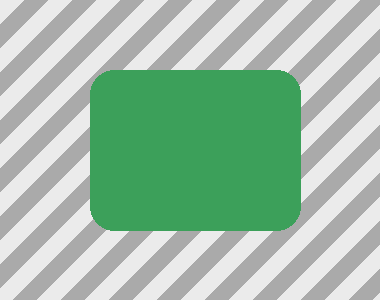
#> input picture libreyolo_2/tests/fixtures/matte8/images/box_checker.png, 380 x 300 px; its folder holds only this picture in this run
$ python dataset_analyzer.py --root libreyolo_2/tests/fixtures/matte8/images   (older library calls are emulated)
#> lines starting #> are read from the running program, lines starting #| are printed output that depends on the picture
#!/usr/bin/env python3
"""
Dataset Analyzer
================

Deep recursive object-detection dataset analyzer.

Supported annotation formats:
- Client nested JSON:
    {
      "file_name": "image.jpg",
      "dimensions": [HEIGHT, WIDTH],
      "data": {
        "ball": [
          {"entire": {"rect": [X1, Y1, X2, Y2]}}
        ]
      }
    }
- Generic JSON bbox annotations
- YOLO TXT
- COCO JSON

Client nested JSON coordinates are interpreted exactly as:
    rect = [x1, y1, x2, y2]
and:
    dimensions = [height, width]

No coordinate conversion is applied to that client format.

Outputs:
- dataset_summary.xlsx
- image_statistics.csv
- bbox_statistics.csv
- folder_statistics.csv
- duplicate_images.csv
- invalid_annotations.csv
- resize_impact_<N>px.csv
- blurry_images.csv
- report.html
- plots/*.png

Example:
    python dataset_analyzer.py --root /path/to/dataset --out ./analysis
"""

import argparse
import gc
import json
import pickle
import sys
import traceback
from collections import defaultdict
from dataclasses import dataclass
from datetime import datetime
from pathlib import Path

import cv2
import numpy as np
import pandas as pd
from PIL import Image, ImageOps

Image.MAX_IMAGE_PIXELS = None

IMAGE_EXTS = {
    ".jpg", ".jpeg", ".png", ".bmp",
    ".tif", ".tiff", ".webp"
}

UNSUPPORTED_EXT_WARN = {
    ".jfif", ".heic", ".avif", ".gif", ".psd"
}

SIZE_BUCKETS = [
    ("Tiny", 0.0, 0.002),
    ("Small", 0.002, 0.01),
    ("Medium", 0.01, 0.05),
    ("Large", 0.05, 1.01),
]

BRIGHTNESS_BUCKETS = [
    ("Very Dark", 0, 50),
    ("Dark", 50, 100),
    ("Normal", 100, 180),
    ("Bright", 180, 256),
]

BLUR_BUCKETS = [
    ("Very Blurry", 0, 30),
    ("Blurry", 30, 80),
    ("Acceptable", 80, 150),
    ("Sharp", 150, float("inf")),
]

EDGE_TOUCH_MARGIN_PX = 2


try:
    from tqdm import tqdm
except ImportError:
    def tqdm(iterable, **kwargs):
        return iterable


try:
    from skimage.measure import shannon_entropy as sk_entropy
except ImportError:
    sk_entropy = None


def bucket_for(value, buckets):
    for name, lo, hi in buckets:
        if lo <= value < hi:
            return name
    return buckets[-1][0]


def safe_relpath(path, root):
    try:
        return str(path.relative_to(root))
    except ValueError:
        return str(path)


def custom_dhash(gray_small):
    diff = gray_small[:, 1:] > gray_small[:, :-1]
    h = 0
    for value in diff.flatten():
        h = (h << 1) | int(value)
    return h


def custom_phash(gray32):
    dct = cv2.dct(np.float32(gray32))
    dct_low = dct[:8, :8]
    med = np.median(dct_low[1:, 1:])
    bits = dct_low > med
    h = 0
    for value in bits.flatten():
        h = (h << 1) | int(value)
    return h


def hamming(a, b):
    return bin(a ^ b).count("1")


def compute_entropy(gray):
    if sk_entropy is not None:
        try:
            return float(sk_entropy(gray))
        except Exception:
            pass

    hist, _ = np.histogram(
        gray,
        bins=256,
        range=(0, 256)
    )

    prob = hist / max(hist.sum(), 1)
    prob = prob[prob > 0]

    return float(-np.sum(prob * np.log2(prob)))


def compute_image_hashes(gray):
    small_d = cv2.resize(
        gray, (9, 8), interpolation=cv2.INTER_AREA
    )
    small_p = cv2.resize(
        gray, (32, 32), interpolation=cv2.INTER_AREA
    )
    return custom_dhash(small_d), custom_phash(small_p)


def analyze_image_pixels(img_bgr):
    gray = cv2.cvtColor(img_bgr, cv2.COLOR_BGR2GRAY)
    hsv = cv2.cvtColor(img_bgr, cv2.COLOR_BGR2HSV)

    b, g, r = cv2.split(img_bgr.astype(np.float64))

    brightness = float(gray.mean())
    contrast = float(gray.std())

    blur_score = float(
        cv2.Laplacian(gray, cv2.CV_64F).var()
    )

    saturation = float(hsv[:, :, 1].mean())
    entropy = compute_entropy(gray)
    dhash_value, phash_value = compute_image_hashes(gray)

    dark_frac = float((gray < 30).mean())
    bright_frac = float((gray > 225).mean())

    if bright_frac > 0.35:
        exposure = "Overexposed"
    elif dark_frac > 0.35:
        exposure = "Underexposed"
    else:
        exposure = "Normal"

    return {
        "mean_r": float(r.mean()),
        "mean_g": float(g.mean()),
        "mean_b": float(b.mean()),
        "std_r": float(r.std()),
        "std_g": float(g.std()),
        "std_b": float(b.std()),
        "brightness": brightness,
        "brightness_bucket": bucket_for(
            brightness, BRIGHTNESS_BUCKETS
        ),
        "contrast": contrast,
        "blur_score": blur_score,
        "blur_bucket": bucket_for(
            blur_score, BLUR_BUCKETS
        ),
        "saturation": saturation,
        "entropy": entropy,
        "exposure": exposure,
        "dhash": dhash_value,
        "phash": phash_value,
    }


# [110 lines left out: functions _find_rects_in_obj, parse_nested_data_json_label, not called in this run]


BBOX_KEY_SETS = [
    ("xmin", "ymin", "xmax", "ymax"),
    ("x1", "y1", "x2", "y2"),
    ("x_min", "y_min", "x_max", "y_max"),
    ("x", "y", "width", "height"),
    ("x", "y", "w", "h"),
    ("left", "top", "right", "bottom"),
]

CLASS_KEYS = [
    "class",
    "class_name",
    "label",
    "category",
    "name",
    "category_name",
    "cls",
]

OBJECT_LIST_KEYS = [
    "objects",
    "annotations",
    "shapes",
    "boxes",
    "labels",
    "bboxes",
    "detections",
]


# [211 lines left out: functions _extract_bbox_from_dict, _resolve_xyxy, parse_generic_json_label, parse_yolo_label, load_coco_json, not called in this run]


def compute_letterbox_transform(img_w, img_h, target_size):
    if not img_w or not img_h:
        return 1.0, 0.0, 0.0, target_size, target_size

    scale = min(
        target_size / img_w,
        target_size / img_h
    )

    content_w = img_w * scale
    content_h = img_h * scale

    pad_left = (target_size - content_w) / 2
    pad_top = (target_size - content_h) / 2

    return scale, pad_left, pad_top, content_w, content_h


# [118 lines left out: function compute_bbox_metrics, not called in this run]


def detect_top_folder_format(folder):
    json_files = list(folder.rglob("*.json"))

    img_files = [
        p for p in folder.rglob("*")
        if p.is_file() and p.suffix.lower() in IMAGE_EXTS
    ]

    img_stems = {p.stem for p in img_files}

    for jf in json_files:
        try:
            with open(jf, "r", encoding="utf-8") as f:
                head = f.read(4096)

            if (
                '"images"' in head
                and '"annotations"' in head
                and '"categories"' in head
            ):
                return "coco", jf
        except Exception:
            continue

    for jf in json_files:
        if jf.stem not in img_stems:
            continue

        try:
            with open(jf, "r", encoding="utf-8") as f:
                data = json.load(f)

            if (
                isinstance(data, dict)
                and isinstance(data.get("data"), dict)
            ):
                return "json_nested", None
        except Exception:
            continue

    txt_files = list(folder.rglob("*.txt"))

    if txt_files and img_files:
        txt_stems = {
            p.stem for p in txt_files
            if p.name.lower() not in {
                "classes.txt", "data.yaml"
            }
        }

        if img_stems & txt_stems:
            return "yolo", None

    json_stems = {p.stem for p in json_files}

    if img_stems & json_stems:
        return "json", None

    return "none", None


# [17 lines left out: function load_yolo_classnames, not called in this run]


@dataclass
class AnalyzerConfig:
    root: Path
    out_dir: Path
    hash_threshold: int = 5
    sample: int = 0
    make_plots: bool = True
    make_html: bool = True
    checkpoint: bool = True
    resume: bool = False
    target_size: int = 320
    tiny_px_threshold: float = 4.0


class DatasetAnalyzer:
    def __init__(self, cfg):
        self.cfg = cfg
        self.root = cfg.root

        self.image_rows = []
        self.bbox_rows = []
        self.folder_rows = []

        self.missing_labels = []
        self.missing_images = []
        self.invalid_json_rows = []
        self.duplicate_rows = []
        self.naming_issue_rows = []
        self.errors = []

        self._hash_index = {}
        self._name_index = defaultdict(list)
        self._done_relpaths = set()

        self._checkpoint_path = cfg.out_dir / "_checkpoint.pkl"

    def run(self):
        if self.cfg.resume:
            self._load_checkpoint()

        print(f"Scanning dataset root: {self.root}")

        top_folders = self.top_level_folders()

        if not top_folders:
            top_folders = [self.root]

        for folder in top_folders:
            self._process_top_folder(folder)

        self._cross_folder_duplicates()
        self._build_folder_aggregates()

        print(
            f"Done. Images analyzed: {len(self.image_rows)} | "
            f"Boxes: {len(self.bbox_rows)}"
        )

        if self._checkpoint_path.exists():
            try:
                self._checkpoint_path.unlink()
            except Exception:
                pass

    def top_level_folders(self):
        return sorted(
            p for p in self.root.iterdir() if p.is_dir()
        )

    def _save_checkpoint(self):
        try:
            self.cfg.out_dir.mkdir(
                parents=True,
                exist_ok=True
            )

            state = {
                "image_rows": self.image_rows,
                "bbox_rows": self.bbox_rows,
                "missing_labels": self.missing_labels,
                "missing_images": self.missing_images,
                "invalid_json_rows": self.invalid_json_rows,
                "naming_issue_rows": self.naming_issue_rows,
                "errors": self.errors,
                "hash_index": self._hash_index,
                "name_index": dict(self._name_index),
            }

            tmp = self._checkpoint_path.with_suffix(".tmp")

            with open(tmp, "wb") as f:
                pickle.dump(state, f)

            tmp.replace(self._checkpoint_path)
        except Exception as e:
            print(f"Checkpoint warning: {e}")

    # [43 lines left out: function _load_checkpoint, not called in this run]

    def _process_top_folder(self, folder):
        fmt, coco_path = detect_top_folder_format(folder)

        print(
            f"\nFolder: {folder.name} -> "
            f"annotation format: {fmt}"
        )

        coco_lookup = {}

        if fmt == "coco" and coco_path:
            try:
                coco_lookup, _ = load_coco_json(coco_path)
            except Exception as e:
                self.invalid_json_rows.append({
                    "file": str(coco_path),
                    "error": str(e)
                })

        yolo_classes = (
            load_yolo_classnames(folder)
            if fmt == "yolo"
            else None
        )

        label_index = None

        if fmt in {"json", "json_nested", "yolo"}:
            label_index = self._build_label_index(
                folder,
                ".txt" if fmt == "yolo" else ".json"
            )

        all_images = [
            p for p in folder.rglob("*")
            if p.is_file() and p.suffix.lower() in IMAGE_EXTS
        ]

        if self.cfg.sample:
            all_images = all_images[:self.cfg.sample]

        all_images = [
            p for p in all_images
            if safe_relpath(p, self.root)
            not in self._done_relpaths
        ]

        label_files_seen = set()

        iterator = tqdm(
            all_images,
            desc=folder.name,
            total=len(all_images)
        )

        for i, img_path in enumerate(iterator, start=1):
            self._process_one_image(
                img_path,
                folder,
                fmt,
                coco_lookup,
                yolo_classes,
                label_files_seen,
                label_index
            )
#> in _process_one_image, img_bgr is the input picture: shape (300, 380, 3); mean B, G, R 169.5, 190, 160.7

            if i % 100 == 0:
                gc.collect()

            if self.cfg.checkpoint and i % 250 == 0:
                self._save_checkpoint()

        if self.cfg.checkpoint:
            self._save_checkpoint()

        if fmt in {"json", "json_nested", "yolo"}:
            ext = (
                ".json"
                if fmt in {"json", "json_nested"}
                else ".txt"
            )

            all_labels = [
                p for p in folder.rglob(f"*{ext}")
                if p.name.lower() not in {
                    "classes.txt",
                    "obj.names",
                    "names.txt"
                }
            ]

            img_stems = {p.stem for p in all_images}

            for lp in all_labels:
                if lp.stem not in img_stems:
                    self.missing_images.append({
                        "label_file": safe_relpath(
                            lp, self.root
                        ),
                        "top_folder": folder.name,
                    })

        self._check_naming(all_images, folder)

    # [28 lines left out: function _build_label_index, not called in this run]

    def _process_one_image(
        self,
        img_path,
        top_folder,
        fmt,
        coco_lookup,
        yolo_classes,
        label_files_seen,
        label_index
    ):
        relpath = safe_relpath(img_path, self.root)
        subfolder = safe_relpath(img_path.parent, self.root)
        class_folder = img_path.parent.name

        try:
            img_bgr = cv2.imread(
                str(img_path),
                cv2.IMREAD_COLOR
            )

            if img_bgr is None:
                pil_img = Image.open(img_path)
                pil_img = ImageOps.exif_transpose(
                    pil_img
                ).convert("RGB")

                img_bgr = cv2.cvtColor(
                    np.array(pil_img),
                    cv2.COLOR_RGB2BGR
                )

            h, w = img_bgr.shape[:2]

            max_stat_side = 4000
            stat_img = img_bgr

            if max(h, w) > max_stat_side:
                scale = max_stat_side / max(h, w)
                stat_img = cv2.resize(
                    img_bgr,
                    (
                        max(1, int(w * scale)),
                        max(1, int(h * scale))
                    ),
                    interpolation=cv2.INTER_AREA
                )

        except Exception as e:
            self.errors.append({
                "file": relpath,
                "error": f"corrupt_or_unreadable: {e}"
            })

            self.image_rows.append({
                "relpath": relpath,
                "top_folder": top_folder.name,
                "subfolder": subfolder,
                "class_folder": class_folder,
                "corrupt": True,
                "width": None,
                "height": None,
                "n_objects": 0,
            })

            return

        try:
            pixel_stats = analyze_image_pixels(stat_img)
#> in analyze_image_pixels, `gray = cv2.cvtColor(img_bgr, cv2.COLOR_BGR2GRAY)`:
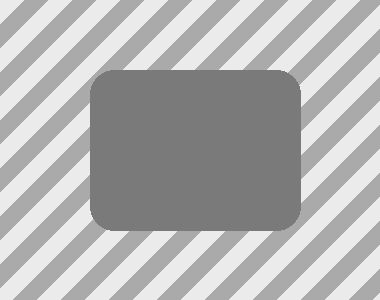
#> gray: shape (300, 380); min 122, max 235, mean 178.8
#> in analyze_image_pixels, `b, g, r = cv2.split(img_bgr.astype(np.float64))`:
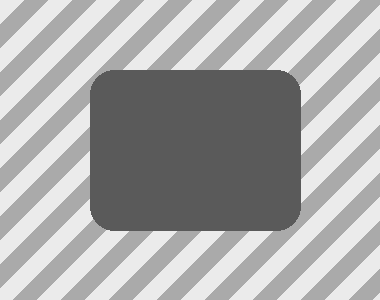
#> b: shape (300, 380) float64; min 90, max 235, mean 169.5
#> in analyze_image_pixels, `b, g, r = cv2.split(img_bgr.astype(np.float64))`:
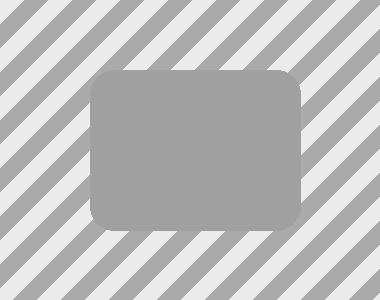
#> g: shape (300, 380) float64; min 160, max 235, mean 190
#> in analyze_image_pixels, `b, g, r = cv2.split(img_bgr.astype(np.float64))`:
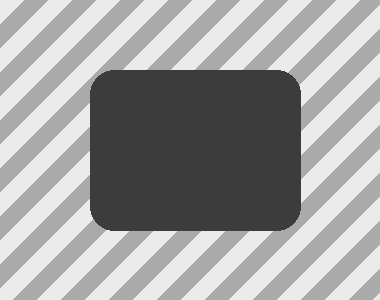
#> r: shape (300, 380) float64; min 60, max 235, mean 160.7
#> in analyze_image_pixels, `brightness = float(gray.mean())`: brightness = 178.8
#> in analyze_image_pixels, `contrast = float(gray.std())`: contrast = 45.69
#> in analyze_image_pixels, `blur_score = float( cv2.Laplacian(gray, cv2.CV_64F).var() )`: blur_score = 1098.8
#> in analyze_image_pixels, `saturation = float(hsv[:, :, 1].mean())`: saturation = 46.65
#> in analyze_image_pixels, `entropy = compute_entropy(gray)`: entropy = 1.58
#> in compute_image_hashes, `small_p = cv2.resize( gray, (32, 32), interpolation=cv2.INTER_AREA )`:
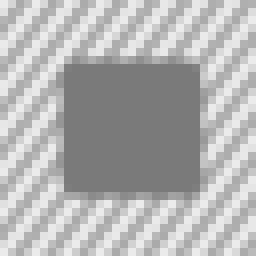
#> small_p: shape (32, 32) (shown 8 times larger); min 122, max 235, mean 178.8
#> the loop in custom_dhash, `for value in diff.flatten():` made 64 passes
#> (value, h) on passes 3 to 10: (True, 3), (True, 7), (False, 14), (False, 28), (False, 56), (False, 112), (True, 225), (False, 450)
#> after the loop in custom_dhash, `for value in diff.flatten():`: h = 8108171490597503751
#> in custom_phash, `dct = cv2.dct(np.float32(gray32))`:
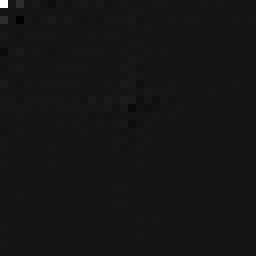
#> dct: shape (32, 32) float32 (shown 8 times larger); min -506.3, max 5722.8, mean 6.7; drawn with min black and max white
#> in custom_phash, `med = np.median(dct_low[1:, 1:])`: med = -1.3
#> the loop in custom_phash, `for value in bits.flatten():` made 64 passes
#> (value, h) on passes 3 to 10: (True, 7), (False, 14), (True, 29), (False, 58), (False, 116), (True, 233), (True, 467), (False, 934)
#> (the rest of the program and of its run is left out)
